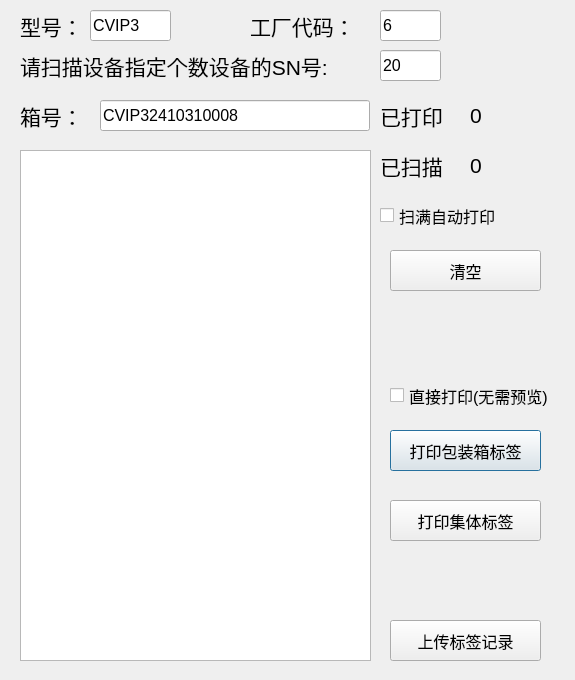
<?xml version="1.0" encoding="UTF-8"?>
<ui version="4.0">
 <class>DialogLabelPrint</class>
 <widget class="QDialog" name="DialogLabelPrint">
  <property name="geometry">
   <rect>
    <x>0</x>
    <y>0</y>
    <width>575</width>
    <height>680</height>
   </rect>
  </property>
  <property name="windowTitle">
   <string>包装箱标签打印</string>
  </property>
  <widget class="QPlainTextEdit" name="plainTextEdit">
   <property name="geometry">
    <rect>
     <x>20</x>
     <y>150</y>
     <width>351</width>
     <height>511</height>
    </rect>
   </property>
   <property name="font">
    <font>
     <pointsize>12</pointsize>
     <bold>true</bold>
    </font>
   </property>
  </widget>
  <widget class="QLabel" name="label_3">
   <property name="geometry">
    <rect>
     <x>380</x>
     <y>150</y>
     <width>71</width>
     <height>31</height>
    </rect>
   </property>
   <property name="font">
    <font>
     <pointsize>16</pointsize>
     <bold>false</bold>
    </font>
   </property>
   <property name="text">
    <string>已扫描：</string>
   </property>
  </widget>
  <widget class="QLabel" name="labelScanCount">
   <property name="geometry">
    <rect>
     <x>470</x>
     <y>150</y>
     <width>31</width>
     <height>31</height>
    </rect>
   </property>
   <property name="font">
    <font>
     <pointsize>16</pointsize>
     <bold>false</bold>
    </font>
   </property>
   <property name="text">
    <string>0</string>
   </property>
  </widget>
  <widget class="QLabel" name="label_2">
   <property name="geometry">
    <rect>
     <x>20</x>
     <y>100</y>
     <width>71</width>
     <height>31</height>
    </rect>
   </property>
   <property name="font">
    <font>
     <pointsize>16</pointsize>
     <bold>false</bold>
    </font>
   </property>
   <property name="text">
    <string>箱号：</string>
   </property>
  </widget>
  <widget class="QLabel" name="label">
   <property name="geometry">
    <rect>
     <x>20</x>
     <y>50</y>
     <width>351</width>
     <height>31</height>
    </rect>
   </property>
   <property name="font">
    <font>
     <pointsize>16</pointsize>
     <bold>false</bold>
    </font>
   </property>
   <property name="text">
    <string>请扫描设备指定个数设备的SN号:</string>
   </property>
  </widget>
  <widget class="QLabel" name="label_4">
   <property name="geometry">
    <rect>
     <x>380</x>
     <y>100</y>
     <width>71</width>
     <height>31</height>
    </rect>
   </property>
   <property name="font">
    <font>
     <pointsize>16</pointsize>
     <bold>false</bold>
    </font>
   </property>
   <property name="text">
    <string>已打印：</string>
   </property>
  </widget>
  <widget class="QLabel" name="labelPrintCount">
   <property name="geometry">
    <rect>
     <x>470</x>
     <y>100</y>
     <width>71</width>
     <height>31</height>
    </rect>
   </property>
   <property name="font">
    <font>
     <pointsize>16</pointsize>
     <bold>false</bold>
    </font>
   </property>
   <property name="text">
    <string>0</string>
   </property>
  </widget>
  <widget class="QPushButton" name="pushButton">
   <property name="geometry">
    <rect>
     <x>390</x>
     <y>430</y>
     <width>151</width>
     <height>41</height>
    </rect>
   </property>
   <property name="font">
    <font>
     <pointsize>12</pointsize>
     <bold>false</bold>
    </font>
   </property>
   <property name="cursor">
    <cursorShape>PointingHandCursor</cursorShape>
   </property>
   <property name="text">
    <string>打印包装箱标签</string>
   </property>
  </widget>
  <widget class="QLineEdit" name="lineEdit">
   <property name="geometry">
    <rect>
     <x>100</x>
     <y>100</y>
     <width>270</width>
     <height>31</height>
    </rect>
   </property>
   <property name="font">
    <font>
     <pointsize>12</pointsize>
     <bold>false</bold>
    </font>
   </property>
   <property name="text">
    <string>CVIP32410310008</string>
   </property>
  </widget>
  <widget class="QCheckBox" name="checkBoxAutoPrint">
   <property name="geometry">
    <rect>
     <x>380</x>
     <y>200</y>
     <width>201</width>
     <height>31</height>
    </rect>
   </property>
   <property name="font">
    <font>
     <pointsize>12</pointsize>
     <bold>false</bold>
    </font>
   </property>
   <property name="text">
    <string>扫满自动打印</string>
   </property>
  </widget>
  <widget class="QLineEdit" name="lineEditLimit">
   <property name="geometry">
    <rect>
     <x>380</x>
     <y>50</y>
     <width>61</width>
     <height>31</height>
    </rect>
   </property>
   <property name="font">
    <font>
     <pointsize>12</pointsize>
     <bold>false</bold>
    </font>
   </property>
   <property name="text">
    <string>20</string>
   </property>
  </widget>
  <widget class="QPushButton" name="pushButtonAllBars">
   <property name="geometry">
    <rect>
     <x>390</x>
     <y>500</y>
     <width>151</width>
     <height>41</height>
    </rect>
   </property>
   <property name="font">
    <font>
     <pointsize>12</pointsize>
     <bold>false</bold>
    </font>
   </property>
   <property name="cursor">
    <cursorShape>PointingHandCursor</cursorShape>
   </property>
   <property name="text">
    <string>打印集体标签</string>
   </property>
  </widget>
  <widget class="QPushButton" name="pushButtonClear">
   <property name="geometry">
    <rect>
     <x>390</x>
     <y>250</y>
     <width>151</width>
     <height>41</height>
    </rect>
   </property>
   <property name="font">
    <font>
     <pointsize>12</pointsize>
     <bold>false</bold>
    </font>
   </property>
   <property name="text">
    <string>清空</string>
   </property>
  </widget>
  <widget class="QCheckBox" name="checkBoxPrintNoview">
   <property name="geometry">
    <rect>
     <x>390</x>
     <y>380</y>
     <width>201</width>
     <height>31</height>
    </rect>
   </property>
   <property name="font">
    <font>
     <pointsize>12</pointsize>
     <bold>false</bold>
    </font>
   </property>
   <property name="text">
    <string>直接打印(无需预览)</string>
   </property>
  </widget>
  <widget class="QPushButton" name="pushButtonUpload">
   <property name="geometry">
    <rect>
     <x>390</x>
     <y>620</y>
     <width>151</width>
     <height>41</height>
    </rect>
   </property>
   <property name="font">
    <font>
     <pointsize>12</pointsize>
     <bold>false</bold>
    </font>
   </property>
   <property name="cursor">
    <cursorShape>PointingHandCursor</cursorShape>
   </property>
   <property name="text">
    <string>上传标签记录</string>
   </property>
  </widget>
  <widget class="QLabel" name="label_5">
   <property name="geometry">
    <rect>
     <x>20</x>
     <y>10</y>
     <width>71</width>
     <height>31</height>
    </rect>
   </property>
   <property name="font">
    <font>
     <pointsize>16</pointsize>
     <bold>false</bold>
    </font>
   </property>
   <property name="text">
    <string>型号：</string>
   </property>
  </widget>
  <widget class="QLineEdit" name="lineEditModel">
   <property name="geometry">
    <rect>
     <x>90</x>
     <y>10</y>
     <width>81</width>
     <height>31</height>
    </rect>
   </property>
   <property name="font">
    <font>
     <pointsize>12</pointsize>
     <bold>false</bold>
    </font>
   </property>
   <property name="text">
    <string>CVIP3</string>
   </property>
  </widget>
  <widget class="QLabel" name="label_6">
   <property name="geometry">
    <rect>
     <x>250</x>
     <y>10</y>
     <width>111</width>
     <height>31</height>
    </rect>
   </property>
   <property name="font">
    <font>
     <pointsize>16</pointsize>
     <bold>false</bold>
    </font>
   </property>
   <property name="text">
    <string>工厂代码：</string>
   </property>
  </widget>
  <widget class="QLineEdit" name="lineEditFactory">
   <property name="geometry">
    <rect>
     <x>380</x>
     <y>10</y>
     <width>61</width>
     <height>31</height>
    </rect>
   </property>
   <property name="font">
    <font>
     <pointsize>12</pointsize>
     <bold>false</bold>
    </font>
   </property>
   <property name="text">
    <string>6</string>
   </property>
  </widget>
 </widget>
 <resources/>
 <connections/>
</ui>
